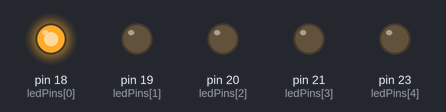
Recording of a sketch running on a simulated Arduino Mega 2560, built with avr-gcc and run on an emulated ATmega2560. Shown: output pins drawn as LEDs (lit = HIGH).

Above: at 0.2 s.
At 1.2 s:
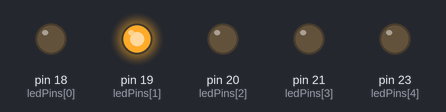
At 2.2 s:
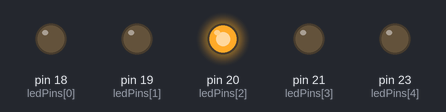
At 3.2 s:
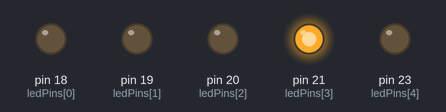
At 4.2 s:
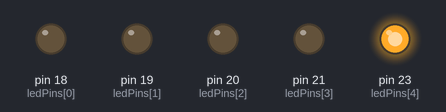
At 5.7 s:
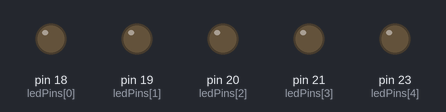
Timing chart, 0 to 6.5 s (numbered marks = the images above):
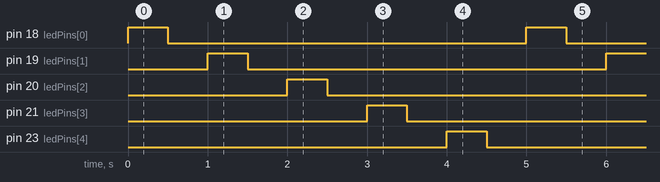

The sketch:

ledTester.ino
```cpp
//program designed to test LEDS connected to pin

uint8_t ledPins[] = {18,19,20,21,23};

void setup() {
  for(unsigned char i=0; i<5; i++){
    pinMode(ledPins[i], OUTPUT);
  }

}

void loop() {
  for(unsigned char i=0; i<5; i++){
    digitalWrite(ledPins[i],HIGH);
    delay(500);
    digitalWrite(ledPins[i],LOW);
    delay(500);
  }
}
```

Measured:
- by itself, pin 18 (ledPins[0]), pin 19 (ledPins[1]), pin 20 (ledPins[2]), pin 21 (ledPins[3]), pin 23 (ledPins[4]): alternates HIGH for 0.50 s and LOW for 4.5 s
- by itself, everything shown: repeats every 5.0 s, in 10 steps
